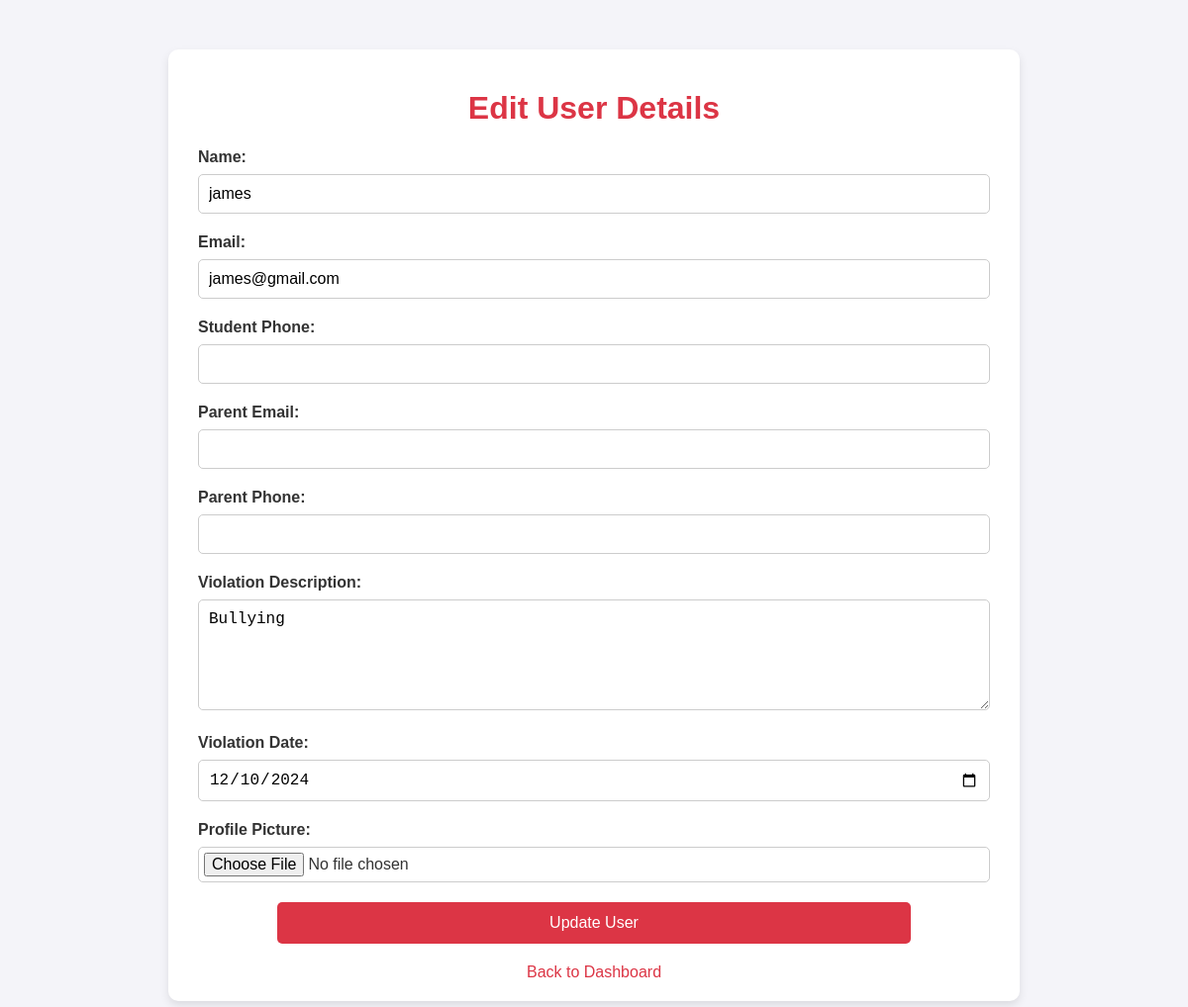
The app's page /admin/edit_user.php?id=1 (signed in) with its own data.
### tables this page shows
CREATE TABLE `users` (
  `id` int(11) NOT NULL,
  `name` varchar(100) NOT NULL,
  `email` varchar(100) NOT NULL,
  `password` varchar(255) NOT NULL,
  `profile_picture` varchar(255) DEFAULT 'default-profile.jpg',
  `violation_description` text DEFAULT NULL,
  `violation_date` date DEFAULT NULL,
  `student_phone` varchar(20) DEFAULT NULL,
  `parent_email` varchar(255) DEFAULT NULL,
  `parent_phone` varchar(20) DEFAULT NULL
);

### admin/edit_user.php (the view, shortened to what this page needs)
<?php
include('../include/config.php');
$user_id = $_GET['id'];
$sql = "SELECT id, name, email, student_phone, parent_email, parent_phone, profile_picture, violation_description, violation_date FROM users WHERE id = ?";
$stmt = $conn->prepare($sql);
$stmt->bind_param("i", $user_id);
$stmt->execute();
$result = $stmt->get_result();
$user = $result->fetch_assoc();
?>
<!DOCTYPE html>
<html lang="en">
<head>
    <link rel="stylesheet" href="css/edit_user.css">
</head>
<body>
<div class="container">
        <h1>Edit User Details</h1>
        <form method="POST" enctype="multipart/form-data">
            <label for="name">Name:</label>
            <input type="text" name="name" value="<?php echo htmlspecialchars($user['name']); ?>">
            <label for="email">Email:</label>
            <input type="email" name="email" value="<?php echo htmlspecialchars($user['email']); ?>">
            <label for="student_phone">Student Phone:</label>
            <input type="tel" name="student_phone" value="<?php echo htmlspecialchars($user['student_phone']); ?>">
            <label for="parent_email">Parent Email:</label>
            <input type="email" name="parent_email" value="<?php echo htmlspecialchars($user['parent_email']); ?>">
            <label for="parent_phone">Parent Phone:</label>
            <input type="tel" name="parent_phone" value="<?php echo htmlspecialchars($user['parent_phone']); ?>">
            <label for="violation_description">Violation Description:</label>
            <textarea name="violation_description" rows="5" cols="40"><?php echo htmlspecialchars($user['violation_description']); ?></textarea>
            <label for="violation_date">Violation Date:</label>
            <input type="date" name="violation_date" value="<?php echo htmlspecialchars($user['violation_date']); ?>">
            <label for="profile_picture">Profile Picture:</label>
            <input type="file" name="profile_picture">
            <input type="submit" value="Update User">
        </form>
        <a href="admin_dashboard.php">Back to Dashboard</a>
    </div>
</body>
</html>

### admin/css/edit_user.css (style rules this page uses)
body { font-family: Arial, sans-serif; margin: 0; padding: 0; background-color: #f4f4f9; color: #333; }
.container { max-width: 800px; margin: 50px auto; background: #fff; padding: 20px 30px; border-radius: 10px; box-shadow: 0 4px 8px rgba(0, 0, 0, 0.1); }
h1 { text-align: center; color: #dc3545; }
label { font-weight: bold; display: block; margin-bottom: 8px; }
input[type="text"], input[type="email"], input[type="tel"], input[type="date"], textarea, input[type="file"] { width: 100%; padding: 10px; margin-bottom: 20px; border: 1px solid #ccc; border-radius: 5px; font-size: 16px; box-sizing: border-box; }
input[type="file"] { padding: 5px; }
input[type="submit"] { background-color: #dc3545; color: white; border: none; padding: 12px 20px; border-radius: 5px; cursor: pointer; font-size: 16px; display: block; margin: 0 auto; width: 80%; }
a { display: block; text-align: center; margin-top: 20px; color: #dc3545; text-decoration: none; font-size: 16px; }

### records on screen
users: name "james", email "james@gmail.com", violation_description "Bullying", violation_date "12/10/2024"
